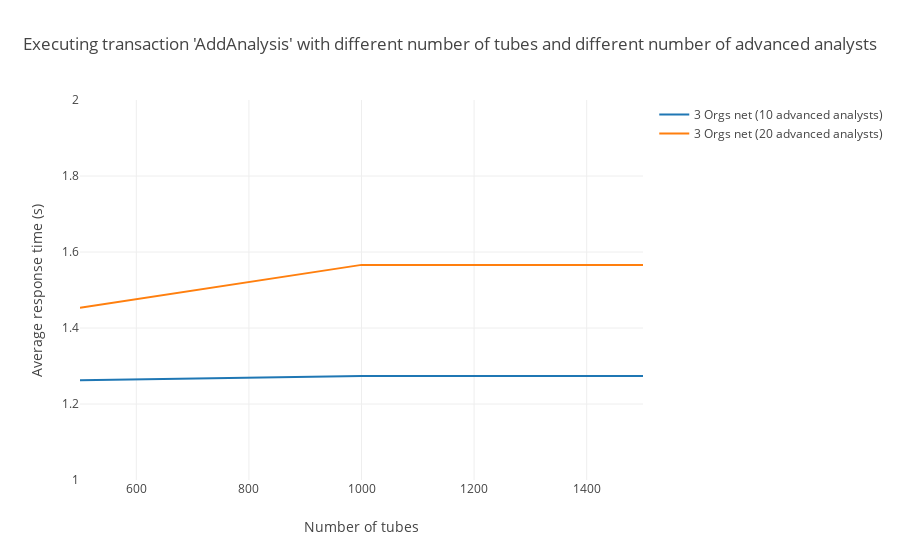

Source (notebook cell):
### Markdown cell above
### Average times when executing tx 'AddAnalysis' (250 KB file size) by advanced analysts

### Code cell
# 3 Orgs net data
threeOrgs10 = [1.2625, 1.2734, 1.2734] #el último valor aún es dummy
threeOrgs20 = [1.4535, 1.5661, 1.5661] #el último valor aún es dummy
# 5 Orgs net data
#fiveOrgs10 = [2.2852, 2.1202, 1.8744]
#fiveOrgs20 = [2.2852, 2.1202, 1.8744]

avgResolution("250 KB", threeOrgs10, threeOrgs20)
#avgResolution("250 KB", threeOrgs10, threeOrgs20, fiveOrgs10, fiveOrgs20)

### Figure 1 — Plotly figure (JSON) as saved in the notebook; plotly's stock layout.template omitted (floating-point values rounded to 4 significant figures)
{"data": [{"mode": "lines", "name": "3 Orgs net (10 advanced analysts)", "type": "scatter", "uid": "e20bacd0-d6a3-4f7f-a887-11bf7d0fdb04", "x": [500, 1000, 1500], "y": [1.262, 1.273, 1.273]}, {"mode": "lines", "name": "3 Orgs net (20 advanced analysts)", "type": "scatter", "uid": "fd0dc49d-af09-44f6-b498-10eea3339126", "x": [500, 1000, 1500], "y": [1.454, 1.566, 1.566]}], "layout": {"barmode": "group", "title": {"text": "Executing transaction 'AddAnalysis' with different number of tubes and different number of advanced analysts"}, "xaxis": {"range": [500, 1500], "title": {"text": "Number of tubes"}}, "yaxis": {"range": [1, 2], "title": {"text": "Average response time (s)"}}}}
